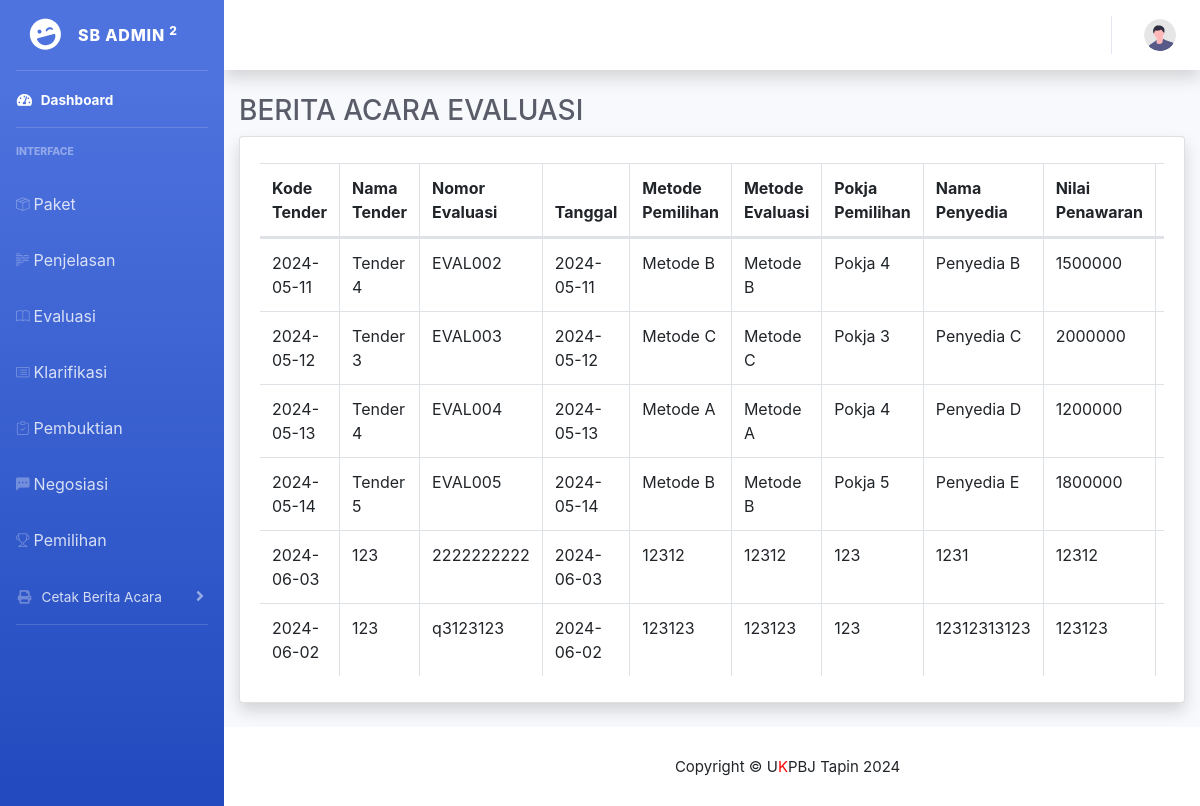
The page /index.php/report/reportBaEvaluasi on the database its author committed.
### tables this page shows
CREATE TABLE `evaluasi` (
  `Id_evaluasi_penawaran` int(10) NOT NULL,
  `Id_kode_tender` int(10) DEFAULT NULL,
  `No_Evaluasi` varchar(200) DEFAULT NULL,
  `Tanggal` date DEFAULT NULL,
  `Metode_evaluasi` varchar(200) DEFAULT NULL,
  `nama_Penyedia` varchar(20) DEFAULT NULL,
  `nilai_penawaran` int(20) DEFAULT NULL,
  `kualifikasi` varchar(20) DEFAULT NULL,
  `administrasi` varchar(20) DEFAULT NULL,
  `teknis` varchar(20) DEFAULT NULL,
  `harga` varchar(20) DEFAULT NULL,
  `Keterangan_lain` varchar(20) DEFAULT NULL
);

CREATE TABLE `paket` (
  `Id_kode_tender` int(10) NOT NULL,
  `kode_tender` text NOT NULL,
  `Id_pokja` varchar(10) DEFAULT NULL,
  `no_dokumen_pemilihan` text NOT NULL,
  `Nama_tender` varchar(100) DEFAULT NULL,
  `Nilai_Pagu` int(30) DEFAULT NULL,
  `Kode_RUP` int(15) DEFAULT NULL,
  `Nilai_HPS` int(20) DEFAULT NULL,
  `Kode_anggaran` int(15) DEFAULT NULL,
  `Metode_tender` varchar(20) DEFAULT NULL,
  `Nama_PPK` varchar(50) DEFAULT NULL,
  `NIP_PPK` varchar(30) DEFAULT NULL,
  `No_SK` text DEFAULT NULL,
  `Unit_kerja` varchar(50) DEFAULT NULL,
  `Tgl_permohonan` date DEFAULT NULL,
  `Tgl_penugasan` date DEFAULT NULL,
  `Pokja_pemilihan` varchar(20) DEFAULT NULL
);

### application/controllers/Report.php (called while the page is built, shortened)
<?php
class Report extends CI_Controller {
    public function __construct() {
        $this->load->model('Paket_model');
        $this->load->model('PokjaMil_model');
        $this->load->model('Penjelasan_model');
        $this->load->library('form_validation');
        $this->load->model('Evaluasi_model');
        $this->load->model('Klarifikasi_model');
        $this->load->model('Negosiasi_model');
        $this->load->model('Pembuktian_model');
        $this->load->model('Pemilihan_model');
    }
    public function reportBaEvaluasi() {
        $data['negosiasis'] = $this->Negosiasi_model->get_all();
        $data['penjelasans'] = $this->Penjelasan_model->get_all();
        $data['evaluasis'] = $this->Evaluasi_model->get_all();
        $data['pakets'] = $this->Paket_model->get_all_paket();
        $this->load->view('Header/Head');
        $this->load->view('Header/Header');
        $this->load->view('report/report_ba_evaluasi', $data);
        $this->load->view('Footer/Footer');
    }
}
?>

### index.php (called while the page is built, shortened)
<?php
require_once BASEPATH.'core/CodeIgniter.php';

### application/models/Evaluasi_model.php (called while the page is built, shortened)
<?php
class Evaluasi_model extends CI_Model {
    public function get_all() {
        return $this->db->get('Evaluasi')->result();
    }
}

### application/models/Paket_model.php (called while the page is built, shortened)
<?php
class Paket_model extends CI_Model {
    public function get_all_paket() {
        return $this->db->get('paket')->result();
    }
}
?>

### application/views/report/report_ba_evaluasi.php (the view, shortened to what this page needs)
<!DOCTYPE html>
<html lang="en">
<head>
    <link rel="stylesheet" href="https://stackpath.bootstrapcdn.com/bootstrap/4.5.2/css/bootstrap.min.css">
</head>
<body>
    <div class="container-fluid">
        <h1 class="h3 mb-2 text-gray-800">BERITA ACARA EVALUASI</h1>
        <div class="card shadow mb-4">
            <div class="card-body">
                <div class="table-responsive">
                    <table id="example" class="table table-bordered" width="100%" cellspacing="0">
                        <thead>
                            <tr>
                                <th>Kode Tender</th>
                                <th>Nama Tender</th>
                                <th>Nomor Evaluasi</th>
                                <th>Tanggal</th>
                                <th>Metode Pemilihan</th>
                                <th>Metode Evaluasi</th>
                                <th>Pokja Pemilihan</th>
                                <th>Nama Penyedia</th>
                                <th>Nilai Penawaran</th>
                                <th>Kualifikasi</th>
                            </tr>
                        </thead>
                        <tbody>
                            <?php foreach ($evaluasis as $evaluasi): ?>
                            <tr>
                                <td class="kode-tender"><?= $evaluasi->Tanggal ?></td>
                                <td class="nama-paket">
                                    <?php
                                    foreach ($pakets as $paket) {
                                        if ($paket->Id_kode_tender == $evaluasi->Id_kode_tender) {
                                            echo $paket->Nama_tender;
                                            break;
                                        }
                                    }
                                    ?>
                                </td>
                                <td class="no-evaluasi"><?= $evaluasi->No_Evaluasi ?></td>
                                <td class="tanggal"><?= $evaluasi->Tanggal ?></td>
                                <td class="metode-tender"><?= $evaluasi->Metode_evaluasi ?></td>
                                <td class="metode-evaluasi"><?= $evaluasi->Metode_evaluasi ?></td>
                                <td class="pokja-pemilihan">
                                    <?php
                                        foreach ($pakets as $paket) {
                                            if ($paket->Id_kode_tender == $evaluasi->Id_kode_tender) {
                                                echo $paket->Pokja_pemilihan;
                                                break;
                                            }
                                        }
                                        ?>
                                </td>
                                <td class="nama-penyedia"><?= $evaluasi->nama_Penyedia ?></td>
                                <td class="nilai-penawaran"><?= $evaluasi->nilai_penawaran ?></td>
                                <td class="kualifikasi" style="font-weight: bold">
                                </td>
                            </tr>
                            <?php endforeach; ?>
                        </tbody>
                    </table>
                </div>
            </div>
        </div>
    </div>
</body>
</html>

### rows shown on the page
evaluasi: Tanggal "2024-05-11", No_Evaluasi "EVAL002", Metode_evaluasi "Metode B", nama_Penyedia "Penyedia B", nilai_penawaran "1500000"
paket: Nama_tender "Tender 4", Pokja_pemilihan "Pokja 4"
evaluasi: Tanggal "2024-05-12", No_Evaluasi "EVAL003", Metode_evaluasi "Metode C", nama_Penyedia "Penyedia C", nilai_penawaran "2000000"
paket: Nama_tender "Tender 3", Pokja_pemilihan "Pokja 3"
evaluasi: Tanggal "2024-05-13", No_Evaluasi "EVAL004", Metode_evaluasi "Metode A", nama_Penyedia "Penyedia D", nilai_penawaran "1200000"
evaluasi: Tanggal "2024-05-14", No_Evaluasi "EVAL005", Metode_evaluasi "Metode B", nama_Penyedia "Penyedia E", nilai_penawaran "1800000"
paket: Nama_tender "Tender 5", Pokja_pemilihan "Pokja 5"
evaluasi: Tanggal "2024-06-03", No_Evaluasi "2222222222", Metode_evaluasi "12312", nama_Penyedia "1231", nilai_penawaran "12312"
paket: Nama_tender "123", Pokja_pemilihan "123"
evaluasi: Tanggal "2024-06-02", No_Evaluasi "q3123123", Metode_evaluasi "123123", nama_Penyedia "12312313123", nilai_penawaran "123123"
